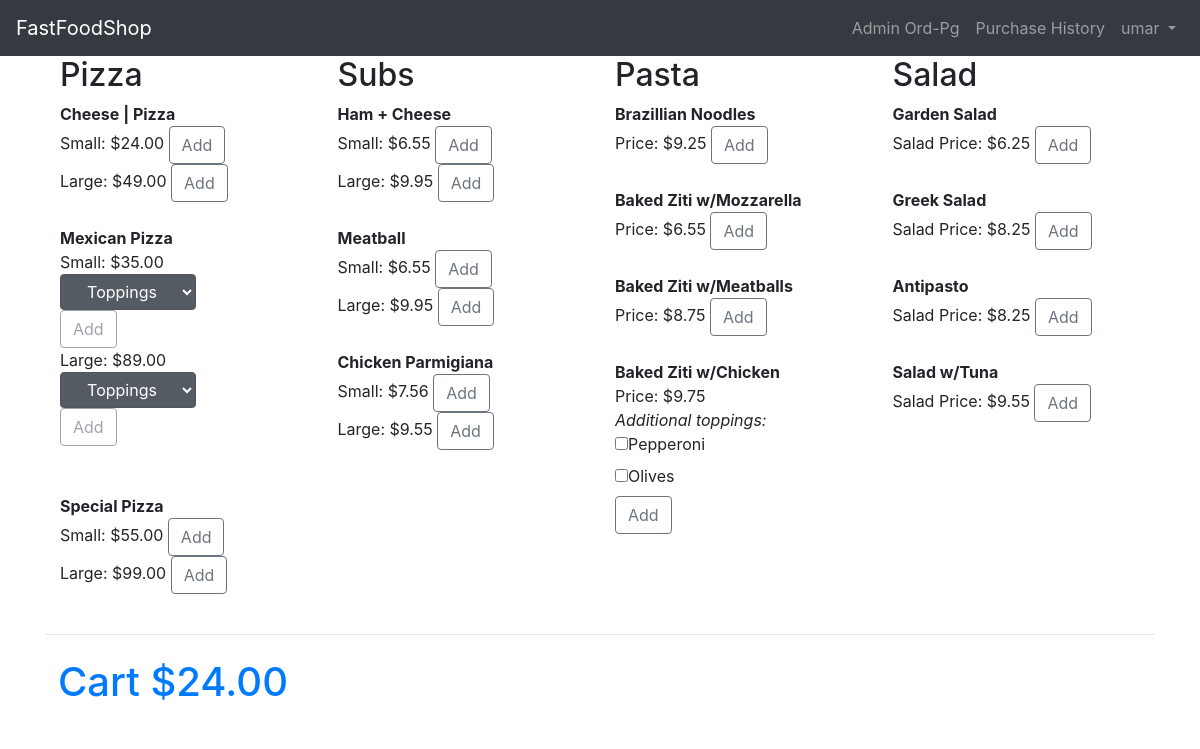
The app's page / (signed in) with its own data.
### orders/models.py (models this page shows, shortened)
class Pizza(models.Model):
	name=models.CharField(max_length=64 )
	smallPrice=models.DecimalField(max_digits=4,decimal_places=2)
	largePrice=models.DecimalField(max_digits=4,decimal_places=2)

class Subs(models.Model):
	nameSub=models.CharField(max_length=64)
	smallSub=models.DecimalField(max_digits=4,decimal_places=2,null=True, blank=True)
	largeSub=models.DecimalField(max_digits=4,decimal_places=2,null=True, blank=True)

class Pasta(models.Model):
	pastaName=models.CharField(max_length=64)
	pricePasta=models.FloatField(null=True, blank=True,)

class Salad(models.Model):
	saladName=models.CharField(max_length=64)
	priceSalad=models.FloatField(null=True, blank=True)

### orders/views.py (the view)
# urls.py: path("", views.index, name="index"),
def index(request):
    if not request.user.is_authenticated:
        return render(request, "orders/login.html", {"message": None})
    total_order=Cart.objects.values_list('item_price', flat=True).filter(user=request.user,status='initiated')
    total = sum(total_order)
    tops=Topping.objects.all()
    context = {
        "user": request.user,
        'pizza':Pizza.objects.all(),
        'subs':Subs.objects.all(),
        'pasta':Pasta.objects.all(),
        'salad':Salad.objects.all(),
        'dinnerplatter':Dinnerplatter.objects.all(),
        'cart':Cart.objects.all(),
        'total':total,
        'tops':tops
    }
    return render(request, "orders/home.html",context)

### orders/models.py (called while the page is built)
	def __str__(self):
		return f"{self.toppings}"

### orders/templates/orders/home.html (shortened to what this page needs)
{% extends "orders/base.html" %}
{% block content %}
<div class="container">
	<div class="row">
	  <div class="col-sm">
<h2>Pizza</h2>
{% for a in pizza %}
	<b>{{a.name}} </b>
	{% if a.name == 'Mexican Pizza' %}
		<form action="{% url 'additem' %}" method="POST">
			Small: ${{a.smallPrice}}
			<div class="dropdown show">
			<select name="ppp" class="btn btn-secondary dropdown-toggle" href="#" role="button" id="dropdownMenu1" data-toggle="dropdown" aria-haspopup="true" aria-expanded="false" required onchange="enableButton()">
				<option selected="selected" disabled >Toppings</option>
			</select>
			</div>
			<input type="submit" class="btn btn-outline-secondary" disabled value='Add' id='butt1' >
		</form>
		<form action="{%url 'additem' %}" method="POST">
			Large: ${{a.largePrice}}
			<div class="dropdown show">
			<select name="ppp" class="btn btn-secondary dropdown-toggle" href="#" role="button" id="dropdownMenu2" data-toggle="dropdown" aria-haspopup="true" aria-expanded="false" required onchange="enableButton2()">
				<option selected="selected" disabled >Toppings</option>
			</select>
			</div>
			<input type="submit" class="btn btn-outline-secondary" disabled value='Add' id='butt2' >
		</form>
		<br>
	{% else %}
	<form action="{% url 'additem' %}" method="POST">
		Small: ${{a.smallPrice}}
		<input type="submit" class="btn btn-outline-secondary" value='Add'>
	</form>
	<form action="{%url 'additem' %}" method="POST">
		Large: ${{a.largePrice}}
		<input type="submit" class="btn btn-outline-secondary" value="Add" >
	</form>
	{%endif%}
	<br>
{%endfor%}
</div>
<div class="col-sm">
<h2>Subs</h2>
{% for a in subs %}
	<b>{{a.nameSub}}</b>
	<form action="{%url 'additem' %}" method="POST">
		Small: ${{a.smallSub}}
		<input type="submit" class="btn btn-outline-secondary" value="Add" >
	</form>
	<form action="{%url 'additem' %}" method="POST">
		Large: ${{a.largeSub}}
		<input type="submit" class="btn btn-outline-secondary" value="Add" >
	</form>
	<br>
{%endfor%}
</div>
<div class="col-sm">
<h2>Pasta</h2>
{% for a in pasta %}
	<b>{{a.pastaName}}</b>
	{% if a.pastaName == 'Baked Ziti w/Chicken' %}
	<form action="{% url 'additem' %}" method="POST">
		Price: ${{a.pricePasta}}
		<br>
		<i>Additional toppings:</i>
		<div class="checkbox" >
			<label><input type="checkbox" name="pepperoni" value="pepperoni">Pepperoni</label>
		</div>
		<div class="checkbox">
			<label><input type="checkbox" name="olives" value="olives">Olives</label>
		</div>
		<input type="submit" class="btn btn-outline-secondary" value="Add" >
	</form>
	{% else %}
	<form action="{% url 'additem' %}" method="POST">
		Price: ${{a.pricePasta}}
		<input type="submit" class="btn btn-outline-secondary" value="Add" >
	</form>
	{% endif %}
	<br>
{%endfor%}
</div>
<div class="col-sm">
<h2>Salad</h2>
{% for a in salad %}
	<b>{{a.saladName}}</b>
	<form action="{% url 'additem' %}" method="POST">
		Salad Price: ${{a.priceSalad}}
		<input type="submit" class="btn btn-outline-secondary" value="Add" >
	</form>
	<br>
{%endfor%}
</div>
</div>
</div>
<hr>
{% if total %}
	<a href="{% url 'cart' %}" class="btn btn-link"><h1> Cart ${{total}}</h1></a>
{%else%}
	<h1>Cart $ {{total}}</h1>
{%endif%}
<br>
<br>
{% endblock content %}

### orders/templates/orders/base.html (shortened to what this page needs)
<!DOCTYPE html>
<html lang="en">
    <head>
		<link rel="stylesheet"
		href="https://stackpath.bootstrapcdn.com/bootstrap/4.1.3/css/\
		bootstrap.min.css"
		integrity="sha384-MCw98/SFnGE8fJT3GXwEOngsV7Zt27NXFoaoApmYm81i\
		uXoPkFOJwJ8ERdknLPMO"
>
	</head>
    <nav class="navbar navbar-expand-md navbar-dark bg-dark mb-Ǔ">
        <a class="navbar-brand" href="{% url 'index' %}">FastFoodShop</a>
        <div class="collapse navbar-collapse" id="navbarCollapse">
            {% if user.is_authenticated %}
            <ul class="navbar-nav ml-auto">
                {%if request.user.is_superuser %}
                    <a class="nav-link toggle" href="{% url 'orders_page' %}" >Admin Ord-Pg </a>
                {% endif %}
                <a class="nav-link toggle" href="{% url 'history' %}" >Purchase History </a>
                <li class="nav-item">
                    <a class="nav-link dropdown-toggle" href="#" id="userMenu"
                        data-toggle="dropdown" aria-haspopup="true"
                        aria-expanded="false">
                        {{ user.username }}
                    </a>
                </li>
            </ul>
        {% endif %}
    </div>
</nav>
<div class="container">
{% block content %}
{% endblock content %}
</div>
    </body>
</html>

### records on screen
Pizza: name "Cheese | Pizza", smallPrice "24.00", largePrice "49.00"
Pizza: name "Mexican Pizza", smallPrice "35.00", largePrice "89.00"
Pizza: name "Special Pizza", smallPrice "55.00", largePrice "99.00"
Subs: nameSub "Ham + Cheese", smallSub "6.55", largeSub "9.95"
Subs: nameSub "Meatball", smallSub "6.55", largeSub "9.95"
Subs: nameSub "Chicken Parmigiana", smallSub "7.56", largeSub "9.55"
Pasta: pastaName "Brazillian Noodles", pricePasta "9.25"
Pasta: pastaName "Baked Ziti w/Mozzarella", pricePasta "6.55"
Pasta: pastaName "Baked Ziti w/Meatballs", pricePasta "8.75"
Pasta: pastaName "Baked Ziti w/Chicken", pricePasta "9.75"
Salad: saladName "Garden Salad", priceSalad "6.25"
Salad: saladName "Greek Salad", priceSalad "8.25"
Salad: saladName "Antipasto", priceSalad "8.25"
Salad: saladName "Salad w/Tuna", priceSalad "9.55"

### other values on screen
{{ user.username }} "umar"
{{ total }} "24.00"
